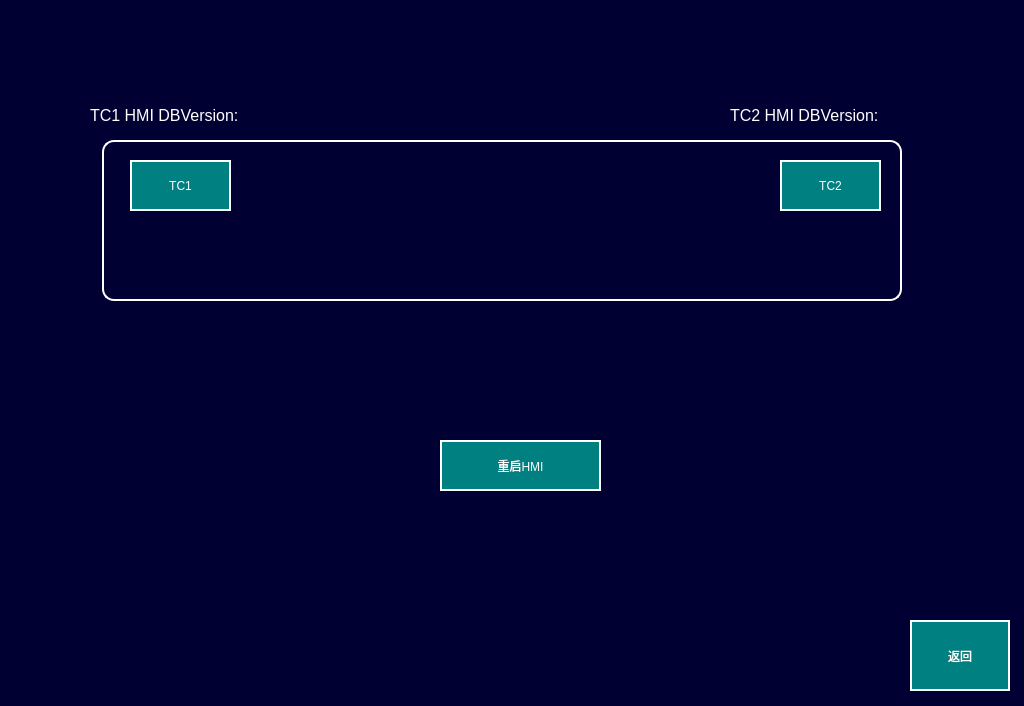
<?xml version="1.0" encoding="UTF-8"?>
<ui version="4.0">
 <class>MaintainceInitSetPage</class>
 <widget class="QWidget" name="MaintainceInitSetPage">
  <property name="geometry">
   <rect>
    <x>0</x>
    <y>0</y>
    <width>1024</width>
    <height>706</height>
   </rect>
  </property>
  <property name="windowTitle">
   <string>Form</string>
  </property>
  <property name="styleSheet">
   <string notr="true">background-color: rgb(0, 0, 50);</string>
  </property>
  <widget class="QPushButton" name="BTN_back">
   <property name="geometry">
    <rect>
     <x>910</x>
     <y>620</y>
     <width>100</width>
     <height>71</height>
    </rect>
   </property>
   <property name="focusPolicy">
    <enum>Qt::NoFocus</enum>
   </property>
   <property name="styleSheet">
    <string notr="true">font: 20px, &quot;微软雅黑&quot;;
color: white;background-color: rgb(0, 128, 128);
border: 2px solid white;
</string>
   </property>
   <property name="text">
    <string>返回</string>
   </property>
  </widget>
  <widget class="QPushButton" name="TC1Btn">
   <property name="geometry">
    <rect>
     <x>130</x>
     <y>160</y>
     <width>101</width>
     <height>51</height>
    </rect>
   </property>
   <property name="focusPolicy">
    <enum>Qt::NoFocus</enum>
   </property>
   <property name="styleSheet">
    <string notr="true">font: 24px, &quot;微软雅黑&quot;;
color: white;background-color: rgb(0, 128, 128);
border: 2px solid white;
</string>
   </property>
   <property name="text">
    <string>TC1</string>
   </property>
  </widget>
  <widget class="QLabel" name="TC2HMIDBVlbl">
   <property name="geometry">
    <rect>
     <x>730</x>
     <y>100</y>
     <width>221</width>
     <height>31</height>
    </rect>
   </property>
   <property name="styleSheet">
    <string notr="true">color: white;
font:16px ;
</string>
   </property>
   <property name="text">
    <string>TC2 HMI DBVersion:</string>
   </property>
   <property name="textFormat">
    <enum>Qt::AutoText</enum>
   </property>
   <property name="alignment">
    <set>Qt::AlignLeading|Qt::AlignLeft|Qt::AlignVCenter</set>
   </property>
  </widget>
  <widget class="QPushButton" name="HMIReboot">
   <property name="geometry">
    <rect>
     <x>440</x>
     <y>440</y>
     <width>161</width>
     <height>51</height>
    </rect>
   </property>
   <property name="focusPolicy">
    <enum>Qt::NoFocus</enum>
   </property>
   <property name="styleSheet">
    <string notr="true">font: 24px, &quot;微软雅黑&quot;;
color: white;background-color: rgb(0, 128, 128);
border: 2px solid white;
</string>
   </property>
   <property name="text">
    <string>重启HMI</string>
   </property>
  </widget>
  <widget class="QLabel" name="TC1HMIDBVlbl">
   <property name="geometry">
    <rect>
     <x>90</x>
     <y>100</y>
     <width>221</width>
     <height>31</height>
    </rect>
   </property>
   <property name="styleSheet">
    <string notr="true">color: white;
font:16px ;
</string>
   </property>
   <property name="text">
    <string>TC1 HMI DBVersion:</string>
   </property>
   <property name="textFormat">
    <enum>Qt::AutoText</enum>
   </property>
   <property name="alignment">
    <set>Qt::AlignLeading|Qt::AlignLeft|Qt::AlignVCenter</set>
   </property>
  </widget>
  <widget class="QPushButton" name="TC2Btn">
   <property name="geometry">
    <rect>
     <x>780</x>
     <y>160</y>
     <width>101</width>
     <height>51</height>
    </rect>
   </property>
   <property name="focusPolicy">
    <enum>Qt::NoFocus</enum>
   </property>
   <property name="styleSheet">
    <string notr="true">font: 20px, &quot;微软雅黑&quot;;
color: white;background-color: rgb(0, 128, 128);
border: 2px solid white;
</string>
   </property>
   <property name="text">
    <string>TC2</string>
   </property>
  </widget>
  <widget class="QLabel" name="backgroundlbl">
   <property name="geometry">
    <rect>
     <x>102</x>
     <y>140</y>
     <width>800</width>
     <height>161</height>
    </rect>
   </property>
   <property name="styleSheet">
    <string notr="true">color: white;
border: 2px solid  white;
border-radius: 12px;
font:36px ;
</string>
   </property>
   <property name="text">
    <string/>
   </property>
   <property name="textFormat">
    <enum>Qt::AutoText</enum>
   </property>
   <property name="alignment">
    <set>Qt::AlignCenter</set>
   </property>
  </widget>
  <zorder>backgroundlbl</zorder>
  <zorder>TC1Btn</zorder>
  <zorder>TC2HMIDBVlbl</zorder>
  <zorder>HMIReboot</zorder>
  <zorder>TC1HMIDBVlbl</zorder>
  <zorder>TC2Btn</zorder>
  <zorder>BTN_back</zorder>
 </widget>
 <resources/>
 <connections/>
</ui>
